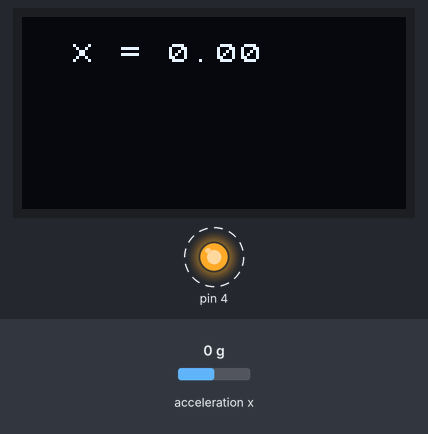
A sketch run on a simulated Arduino Uno, built with avr-gcc and run on an emulated ATmega328P. Parts: 128×64 one-colour display, output pins drawn as LEDs (lit = HIGH). Dashed ring = blinking. The inputs (shaded band) are chosen by the test bench; at power-on: acceleration x 0 g.

Above: at 1.2 s.
1.3 s: acceleration x set to -1.4 g
At 3.8 s:
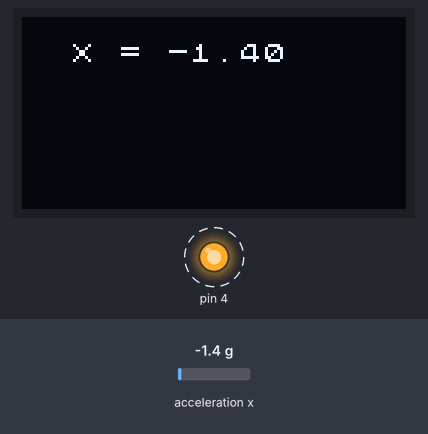
4.3 s: acceleration x set to -0.8 g
At 4.8 s:
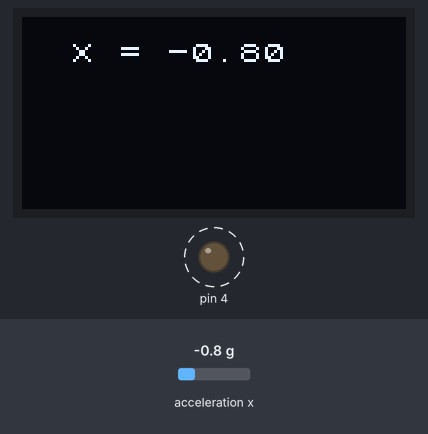
6.5 s: acceleration x set to 0 g
At 7.4 s:
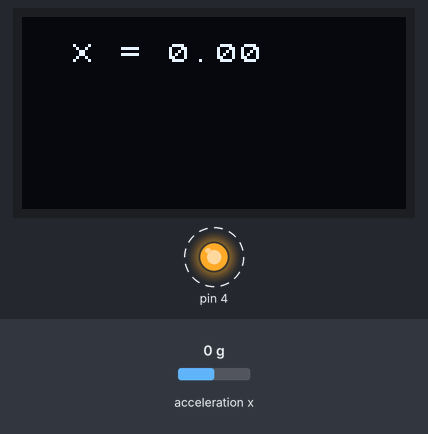
Timing chart, 0 to 14.0 s (numbered marks = the images above; inputs shaded):
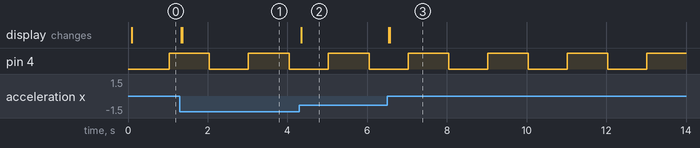

The sketch:

Sketch4_2.ino
```cpp
// Sketch4_2.ino
// 3軸加速度センサーの準備
#include "LIS3DHTR.h"
LIS3DHTR<TwoWire> accelemeter;

// OLEDディスプレイの準備
#include "U8x8lib.h"
U8X8_SSD1306_128X64_ALT0_HW_I2C u8x8(/* reset=*/ U8X8_PIN_NONE);

// 時間の管理
unsigned long measureTime = millis();

void setup() {
  // 3軸加速度センサーの初期化
  accelemeter.begin(Wire, 0x19);
  // OLEDディスプレイの初期化
  u8x8.begin();
  u8x8.setFlipMode(1);
  u8x8.setFont(u8x8_font_chroma48medium8_u);
  u8x8.clear();
  pinMode(4, OUTPUT);//LEDモジュール
}

void loop() {
  // X方向加速度の表示
  u8x8.setCursor(2, 1);
  u8x8.print("X = ");
  u8x8.print(accelemeter.getAccelerationX());
  u8x8.print(" ");
  // 1秒ごとにLED点滅
  if (1000 <= (millis() - measureTime)) {
    measureTime += 1000;
    digitalWrite(4, !digitalRead(4));
  }
}
```

Measured:
- after the input at 1.3 s, the display: first changes at once (image 1 shows a later state)
- after the input at 4.3 s, the display: changes after 0.05 s (image 2)
- after the input at 6.5 s, the display: first changes at once (image 3 shows a later state)
- by itself, pin 4: alternates HIGH for 1.0 s and LOW for 0.97 s
